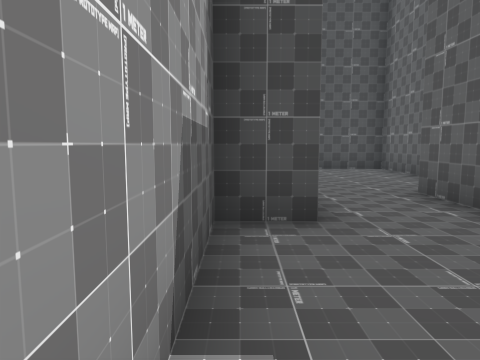
View 1 (above)

24 first-person views from a walk through a scene from a Unity 3-D project. The camera is 1.5 m above the floor, tilts 6° down and sees 70° across. The floor is counted in squares, 2 m on a side. Each view is taken from the middle of a square. On the plan, view 1 faces up. The plan holds only what a view shows up to about 11 squares ahead; the rest is blank. The place goes on beyond the plan. The player character is not drawn.

View 2
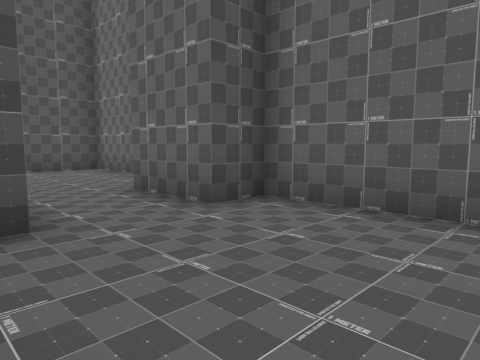

View 3
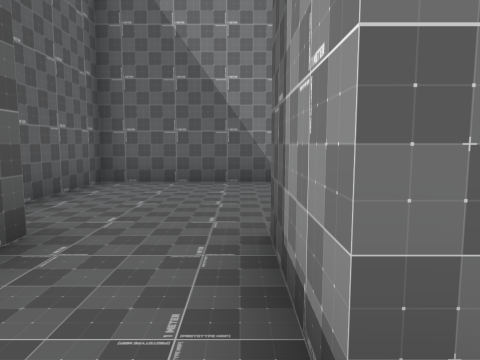

View 4
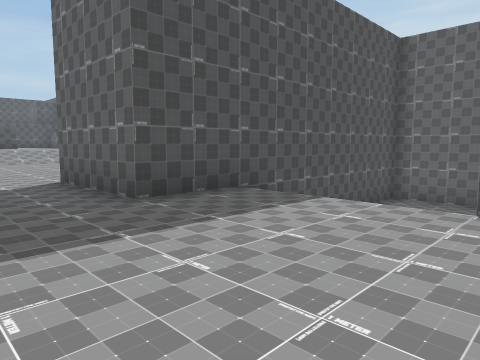

View 5
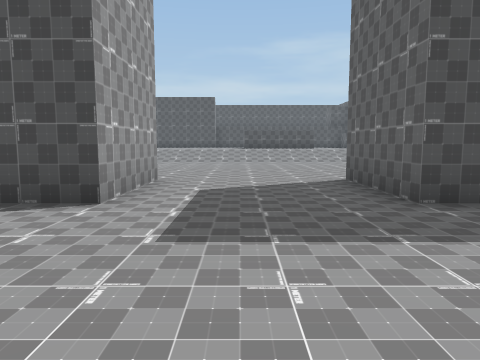

View 6
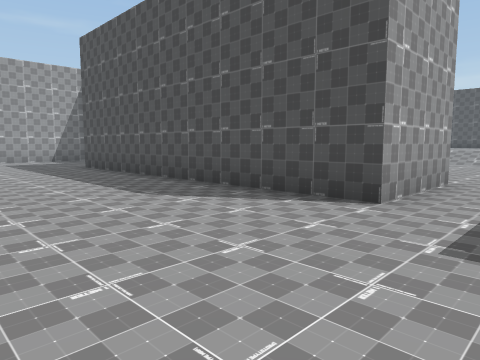

View 7
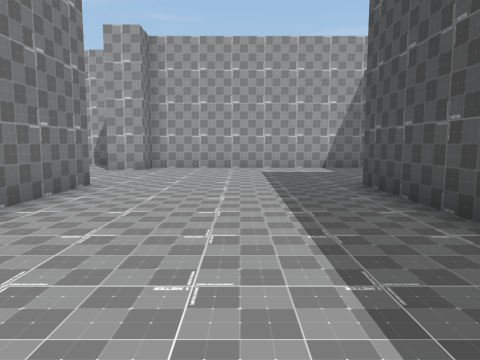

View 8
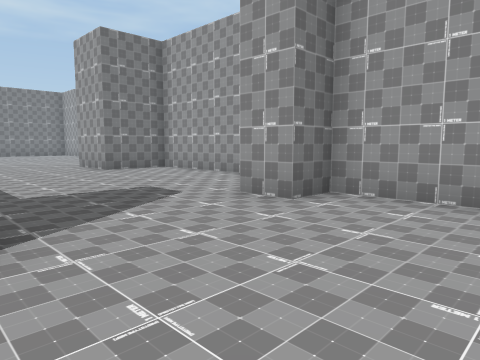

View 9
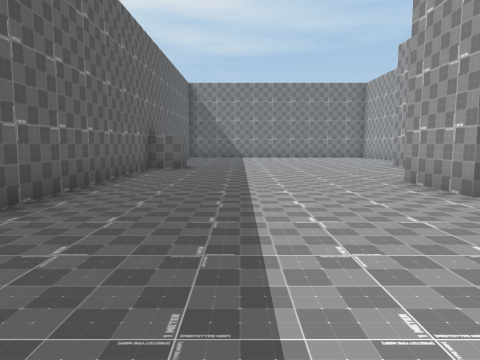

View 10
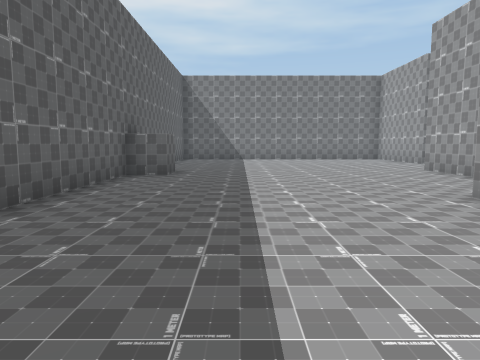

View 11
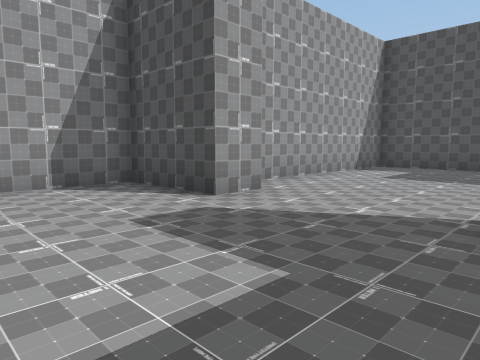

View 12
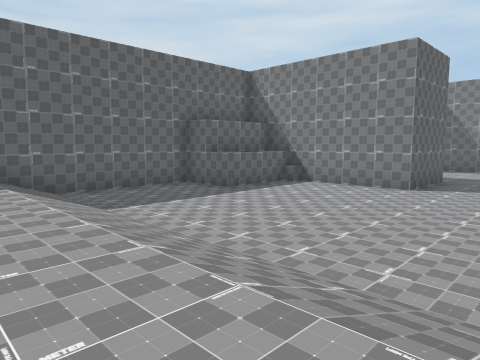

View 13
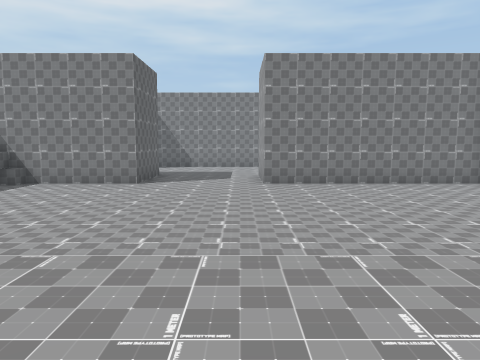

View 14
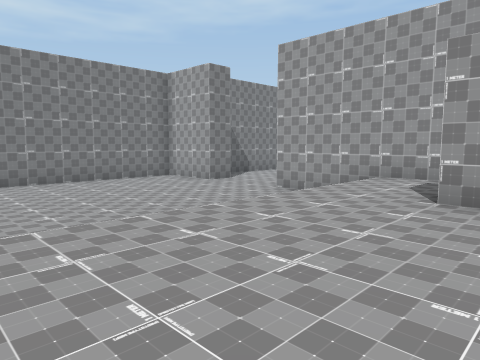

View 15
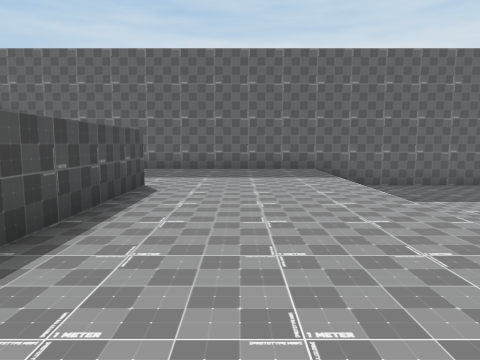

View 16
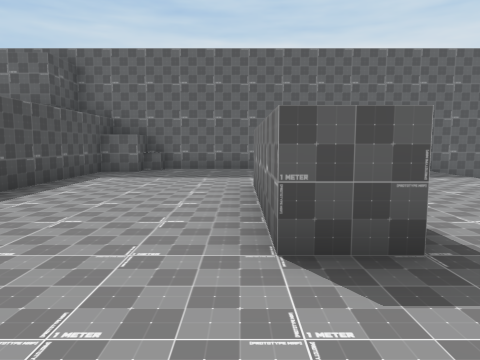

View 17
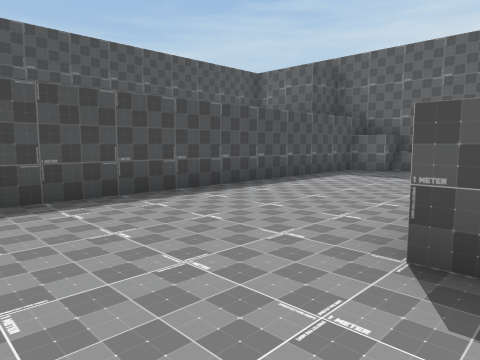

View 18
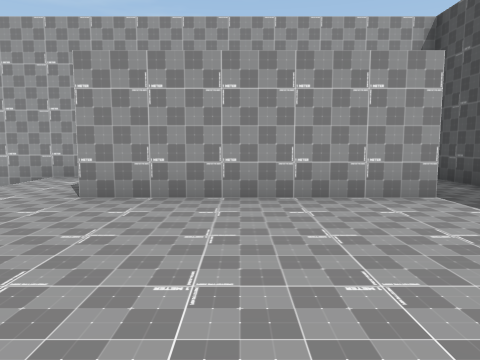

View 19
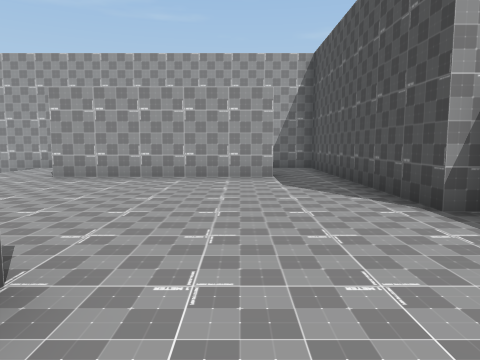

View 20
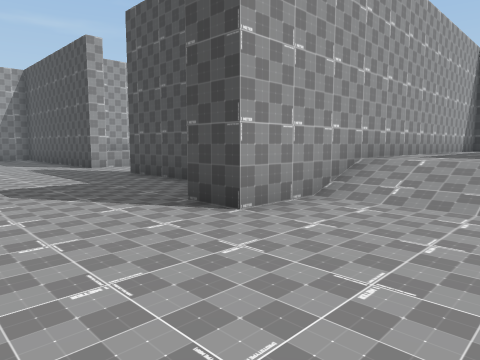

View 21
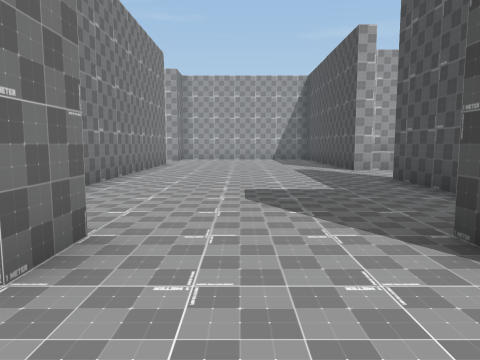

View 22
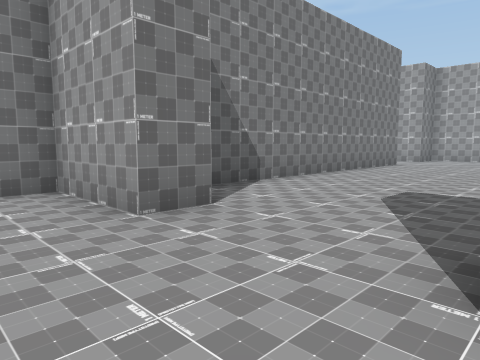

View 23
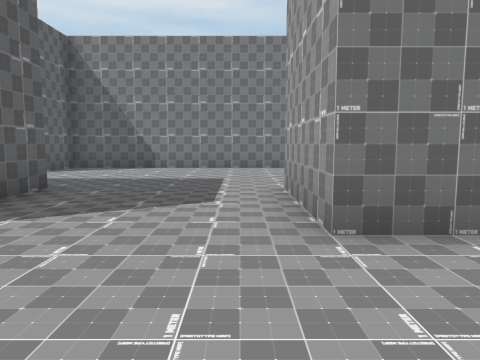

View 24
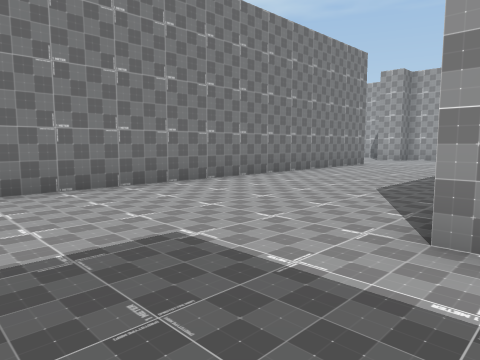

### Floor plan
Key: @ floor where view 1 was taken; # wall or solid block; . main floor; : floor 1 m higher than the main floor; - floor 2 m lower than the main floor; + floor 4 m higher than the main floor; / step, stairs or slope; ^ raised ledge.
Columns run from 25 left of view 1 to 5 right of it. Each row starts with its distance up from view 1.
 36                   ######
 35
 34
 33                          #
 32                          ##
 31                 +++++++++++#
 30          ########:::::::::^#
 29          #:::::::::::::::::#
 28          #: #::::::::::::::#
 27          #: #::::::::::::::#
 26          #: #::::::####::::#
 25          #: #::::::::::::::#
 24          #: #::::::::::::::#
 23          #:::::::::::::::::#
 22          #:::::::::::::::::#
 21  :..     #//     //////////#
 20 ##..###. #.................#
 19 .........#.................#
 18 ...........................#
 17 ...........................#
 16 .........................###
 15 .........#...............#
 14 ##########...............
 13   ####   ########....####
 12   #...   ########....#
 11   #....##########....##########
 10   #....................//  ---#
  9   #....................    ---#
  8   #....................    ---#
  7   #....................    ---
  6   #....................#  ---
  5 ####...################# #--#
  4 #.......                ##--##
  3 #.......                #----#
  2 #.......                #----#
  1 #........               #----#
  0 #........               #@---#
 -1 #........#              ######
 -2 ###......#
 -3   #......#
 -4   .......#
 -5   .......#
 -6  ........#
 -7 #........#
 -8 #.......##
 -9  ........
-10  ........

Where each view was taken, in squares from view 1:
view 1: 0 up, 0 right, facing up
view 2: 0 up, 0 right, facing up-right
view 3: 6 up, 1 right, facing down
view 4: 6 up, 7 left, facing up-right
view 5: 6 up, 7 left, facing up
view 6: 6 up, 7 left, facing up-left
view 7: 8 up, 12 left, facing left
view 8: 8 up, 18 left, facing down-left
view 9: 3 up, 19 left, facing down
view 10: 1 up, 19 left, facing down
view 11: 1 up, 18 left, facing up-left
view 12: 23 up, 8 left, facing down-right
view 13: 24 up, 8 left, facing down
view 14: 25 up, 8 left, facing down-left
view 15: 24 up, 9 left, facing right
view 16: 27 up, 9 left, facing right
view 17: 26 up, 9 left, facing up-right
view 18: 26 up, 8 left, facing left
view 19: 28 up, 5 left, facing left
view 20: 16 up, 13 left, facing up-left
view 21: 17 up, 14 left, facing left
view 22: 19 up, 14 left, facing down-left
view 23: 16 up, 8 left, facing down
view 24: 11 up, 6 left, facing down-left
